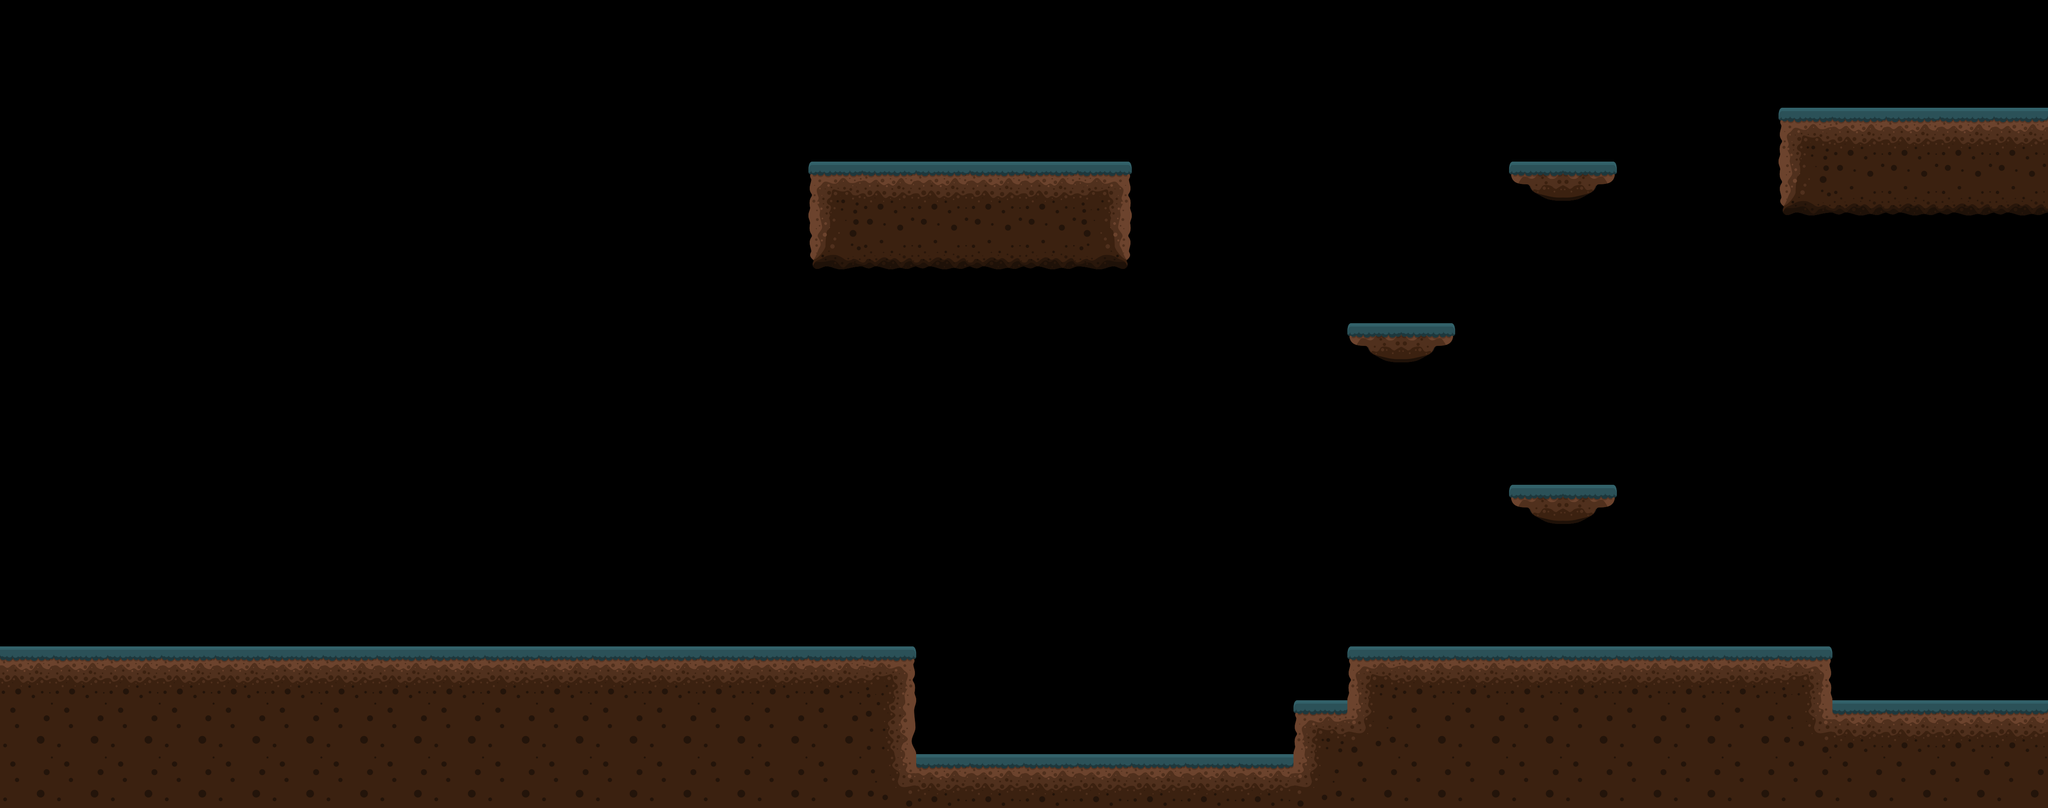

This game map was drawn from its Tiled (.tmx) file and the tilesets committed beside it. A one-line description and the full map source follow:
An orthogonal 38x15 tile map with 128x128 px tiles, 1 tile layer (Ground), 2 tilesets and 38 objects.

<map version="1.8" tiledversion="1.8.2" orientation="orthogonal" renderorder="right-down" width="38" height="15" tilewidth="128" tileheight="128" infinite="0" nextlayerid="4" nextobjectid="55">
 <tileset firstgid="1" name="Tiles" tilewidth="128" tileheight="128" tilecount="20" columns="0">
  <grid orientation="orthogonal" width="1" height="1" />
  <tile id="1">
   <image width="128" height="128" source="graveyardtilesetnew/png/Tiles/Bone (1).png" />
  </tile>
  <tile id="2">
   <image width="128" height="128" source="graveyardtilesetnew/png/Tiles/Bone (2).png" />
  </tile>
  <tile id="3">
   <image width="128" height="128" source="graveyardtilesetnew/png/Tiles/Bone (3).png" />
  </tile>
  <tile id="4">
   <image width="128" height="128" source="graveyardtilesetnew/png/Tiles/Bone (4).png" />
  </tile>
  <tile id="5">
   <image width="128" height="128" source="graveyardtilesetnew/png/Tiles/Tile (1).png" />
  </tile>
  <tile id="6">
   <image width="128" height="128" source="graveyardtilesetnew/png/Tiles/Tile (2).png" />
  </tile>
  <tile id="7">
   <image width="128" height="128" source="graveyardtilesetnew/png/Tiles/Tile (3).png" />
  </tile>
  <tile id="8">
   <image width="128" height="128" source="graveyardtilesetnew/png/Tiles/Tile (4).png" />
  </tile>
  <tile id="9">
   <image width="128" height="128" source="graveyardtilesetnew/png/Tiles/Tile (5).png" />
  </tile>
  <tile id="10">
   <image width="128" height="128" source="graveyardtilesetnew/png/Tiles/Tile (6).png" />
  </tile>
  <tile id="11">
   <image width="128" height="128" source="graveyardtilesetnew/png/Tiles/Tile (7).png" />
  </tile>
  <tile id="12">
   <image width="128" height="128" source="graveyardtilesetnew/png/Tiles/Tile (8).png" />
  </tile>
  <tile id="13">
   <image width="128" height="128" source="graveyardtilesetnew/png/Tiles/Tile (9).png" />
  </tile>
  <tile id="14">
   <image width="128" height="128" source="graveyardtilesetnew/png/Tiles/Tile (10).png" />
  </tile>
  <tile id="15">
   <image width="128" height="128" source="graveyardtilesetnew/png/Tiles/Tile (11).png" />
  </tile>
  <tile id="16">
   <image width="128" height="128" source="graveyardtilesetnew/png/Tiles/Tile (12).png" />
  </tile>
  <tile id="17">
   <image width="128" height="128" source="graveyardtilesetnew/png/Tiles/Tile (13).png" />
  </tile>
  <tile id="18">
   <image width="128" height="128" source="graveyardtilesetnew/png/Tiles/Tile (14).png" />
  </tile>
  <tile id="19">
   <image width="128" height="128" source="graveyardtilesetnew/png/Tiles/Tile (15).png" />
  </tile>
  <tile id="20">
   <image width="128" height="128" source="graveyardtilesetnew/png/Tiles/Tile (16).png" />
  </tile>
 </tileset>
 <tileset firstgid="22" source="Objects.tsx" />
 <layer id="1" name="Ground" width="38" height="15">
  <data encoding="csv">
0,0,0,0,0,0,0,0,0,0,0,0,0,0,0,0,0,0,0,0,0,0,0,0,0,0,0,0,0,0,0,0,0,0,0,0,0,0,
0,0,0,0,0,0,0,0,0,0,0,0,0,0,0,0,0,0,0,0,0,0,0,0,0,0,0,0,0,0,0,0,0,0,0,0,0,0,
0,0,0,0,0,0,0,0,0,0,0,0,0,0,0,0,0,0,0,0,0,0,0,0,0,0,0,0,0,0,0,0,0,6,7,7,7,7,
0,0,0,0,0,0,0,0,0,0,0,0,0,0,0,6,7,7,7,7,8,0,0,0,0,0,0,0,19,21,0,0,0,17,14,14,14,14,
0,0,0,0,0,0,0,0,0,0,0,0,0,0,0,17,14,14,14,14,18,0,0,0,0,0,0,0,0,0,0,0,0,0,0,0,0,0,
0,0,0,0,0,0,0,0,0,0,0,0,0,0,0,0,0,0,0,0,0,0,0,0,0,0,0,0,0,0,0,0,0,0,0,0,0,0,
0,0,0,0,0,0,0,0,0,0,0,0,0,0,0,0,0,0,0,0,0,0,0,0,0,19,21,0,0,0,0,0,0,0,0,0,0,0,
0,0,0,0,0,0,0,0,0,0,0,0,0,0,0,0,0,0,0,0,0,0,0,0,0,0,0,0,0,0,0,0,0,0,0,0,0,0,
0,0,0,0,0,0,0,0,0,0,0,0,0,0,0,0,0,0,0,0,0,0,0,0,0,0,0,0,0,0,0,0,0,0,0,0,0,0,
0,0,0,0,0,0,0,0,0,0,0,0,0,0,0,0,0,0,0,0,0,0,0,0,0,0,0,0,19,21,0,0,0,0,0,0,0,0,
0,0,0,0,0,0,0,0,0,0,0,0,0,0,0,0,0,0,0,0,0,0,0,0,0,0,0,0,0,0,0,0,0,0,0,0,0,0,
0,0,0,0,0,0,0,0,0,0,0,0,0,0,0,0,0,0,0,0,0,0,0,0,0,0,0,0,0,0,0,0,0,0,0,0,0,0,
7,7,7,7,7,7,7,7,7,7,7,7,7,7,7,7,8,0,0,0,0,0,0,0,0,6,7,7,7,7,7,7,7,8,0,0,0,0,
10,10,10,10,10,10,10,10,10,10,10,10,10,10,10,10,11,0,0,0,0,0,0,0,6,13,10,10,10,10,10,10,10,15,7,7,7,7,
10,10,10,10,10,10,10,10,10,10,10,10,10,10,10,10,15,7,7,7,7,7,7,7,13,10,10,10,10,10,10,10,10,10,10,10,10,10
</data>
 </layer>
 <objectgroup id="2" name="Objects">
  <object id="2" gid="27" x="256" y="1536" width="128" height="128" />
  <object id="3" gid="27" x="384" y="1536" width="128" height="128" />
  <object id="4" gid="27" x="512" y="1536" width="128" height="128" />
  <object id="7" gid="27" x="512" y="1536" width="128" height="128" />
  <object id="5" gid="27" x="640" y="1536" width="128" height="128" />
  <object id="6" gid="27" x="512" y="1536" width="128" height="128" />
  <object id="8" gid="27" x="384.333" y="1408.67" width="128" height="128" />
  <object id="9" gid="27" x="512.333" y="1408.67" width="128" height="128" />
  <object id="10" gid="27" x="640.333" y="1408.67" width="128" height="128" />
  <object id="11" gid="27" x="512" y="1280.67" width="128" height="128" />
  <object id="12" gid="27" x="640" y="1280.67" width="128" height="128" />
  <object id="13" gid="1073741851" x="2049.05" y="1409.3" width="128" height="128" rotation="90" />
  <object id="14" gid="1073741851" x="1921.05" y="1409.3" width="128" height="128" rotation="90" />
  <object id="17" gid="1073741851" x="1920.71" y="1281.97" width="128" height="128" rotation="90" />
  <object id="18" gid="1073741851" x="1792.71" y="1281.97" width="128" height="128" rotation="90" />
  <object id="19" gid="1073741851" x="1664.71" y="1281.97" width="128" height="128" rotation="90" />
  <object id="20" gid="1073741851" x="1793.05" y="1153.97" width="128" height="128" rotation="90" />
  <object id="21" gid="1073741851" x="1665.05" y="1153.97" width="128" height="128" rotation="90" />
  <object id="22" gid="27" x="1152" y="1024" width="128" height="128" />
  <object id="34" gid="35" x="640.121" y="1151.79" width="128" height="128" />
  <object id="35" gid="38" x="1535.67" y="1537.03" width="128" height="128" />
  <object id="36" gid="24" x="2303.85" y="1793.48" width="256" height="128" />
  <object id="38" gid="40" x="1919.97" y="385.636" width="384" height="384" />
  <object id="39" gid="1073741863" x="2066.67" y="256.667" width="128" height="128" rotation="180" />
  <object id="41" gid="1073741852" x="2042.73" y="758.03" width="128" height="128" />
  <object id="42" gid="1073741852" x="2223.93" y="761.69" width="128" height="128" rotation="347.079" />
  <object id="45" gid="25" x="4224.67" y="260" width="128" height="256" />
  <object id="48" gid="22" x="3840" y="1536" width="128" height="128" />
 </objectgroup>
 <objectgroup id="3" name="Colliders">
  <object id="31" x="0" y="1536">
   <polyline points="0,0 256,0 256,-128 384,-128 384,-256 512,-256 512,-384 768,-384 768,0 2176,0 2176,-128 2048,-128 2048,-256 1920,-256 1920,-384 1664,-384 1664,-128 1920,-128 1920,0 256,0" />
  </object>
  <object id="32" x="1152" y="896">
   <polyline points="0,0 0,128 128,128 128,0 0,0" />
  </object>
  <object id="37" x="2176" y="1536">
   <polyline points="0,0 0,256 896,256" />
  </object>
  <object id="44" x="1920" y="384">
   <polyline points="0,0 0,256 768,256 768,0 0,0" />
  </object>
  <object id="49" x="3072" y="1792">
   <polyline points="0,0 0,-128 128,-128 128,-256 1280,-256 1280,-128 1792,-128" />
  </object>
  <object id="50" x="4864" y="512">
   <polygon points="0,0 -640,0 -640,-256 0,-256" />
  </object>
  <object id="51" x="3584" y="384">
   <polygon points="0,0 256,0 257,39 152,98 89,95 0,47" />
  </object>
  <object id="52" x="3584" y="384">
   <polygon points="0,0 256,0 257,39 152,98 89,95 0,47" />
  </object>
  <object id="53" x="3201" y="769">
   <polygon points="0,0 256,0 257,39 152,98 89,95 0,47" />
  </object>
  <object id="54" x="3584" y="1151">
   <polygon points="0,0 256,0 257,39 152,98 89,95 0,47" />
  </object>
 </objectgroup>
</map>
